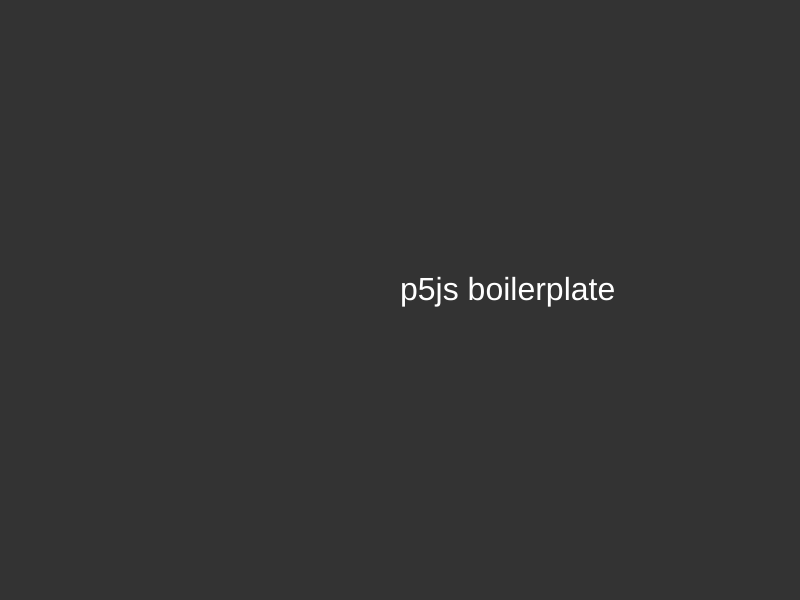
Frame 1 (no input)
Frame 60 (no input): identical to frame 1, image omitted
Frame 120 (the mouse pressed at the canvas centre since frame 60): identical to frame 1, image omitted

The p5.js sketch that drew this single still picture (run headless with seeded random() and noise() and a simulated clock; from frame 60 on, the mouse is pressed at the canvas centre):

// p5.js sketch
// ── sketch.js
function setup() {
    createCanvas(800, 600)
}

function draw() {
    background(51)

    fill('white')
    textSize(32)
    text('p5js boilerplate', 400, 300);
}
